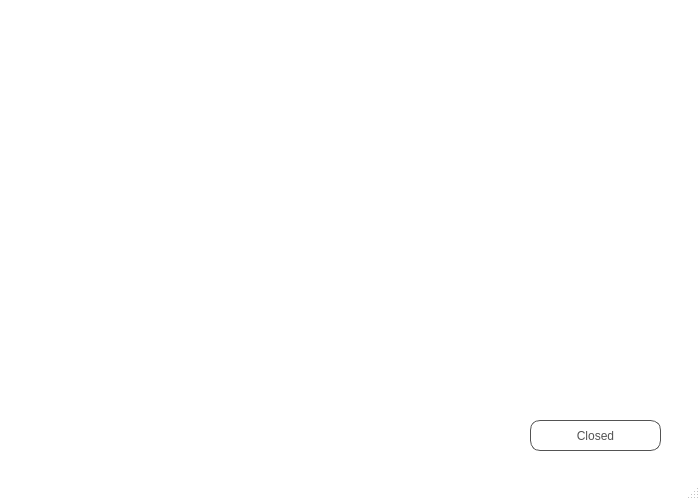
<?xml version="1.0" encoding="UTF-8"?>
<ui version="4.0">
 <class>HistoGramm</class>
 <widget class="QMainWindow" name="HistoGramm">
  <property name="geometry">
   <rect>
    <x>0</x>
    <y>0</y>
    <width>700</width>
    <height>500</height>
   </rect>
  </property>
  <property name="windowTitle">
   <string>MainWindow</string>
  </property>
  <property name="styleSheet">
   <string notr="true">QMainWindow
{
	
	background-color: rgb(255, 255, 255);
}</string>
  </property>
  <widget class="QWidget" name="centralwidget">
   <widget class="QCustomPlot" name="widget" native="true">
    <property name="geometry">
     <rect>
      <x>20</x>
      <y>10</y>
      <width>651</width>
      <height>401</height>
     </rect>
    </property>
   </widget>
   <widget class="QPushButton" name="pushButton">
    <property name="geometry">
     <rect>
      <x>530</x>
      <y>420</y>
      <width>131</width>
      <height>31</height>
     </rect>
    </property>
    <property name="cursor">
     <cursorShape>PointingHandCursor</cursorShape>
    </property>
    <property name="styleSheet">
     <string notr="true">/*QPushButton
{
	font: 16pt &quot;Snap ITC&quot;;
}
QPushButton
{
	font: 16pt &quot;Snap ITC&quot;;

	background-color: rgb(255, 255, 255);
	color:rgb(0, 85, 255) ;
	border-color: rgb(0,85,255);
	border-style: solid 5px;
	border : 1px solid rgb(0,85,255);
	border-radius: 10px;
}
QPushButton:hover
{
border : 2px solid rgb(0,0,255);
color : rgb(0, 0, 255);
}*/


QPushButton
{
	font: 16pt &quot;Snap ITC&quot;;
}
QPushButton
{
	font: 16pt &quot;Snap ITC&quot;;

	background-color: rgb(255, 255, 255);
	color: rgb(83, 83, 83);
	border-color: rgb(83, 83, 83);
	border-style: solid 5px;
	border : 1px solid rgb(83, 83, 83);
	border-radius: 10px;
}
QPushButton:hover
{
	border : 2px solid  rgb(31, 31, 31);
	color: rgb(31, 31, 31);
	background-color: rgb(236, 236, 236);
}
</string>
    </property>
    <property name="text">
     <string>Closed</string>
    </property>
   </widget>
  </widget>
  <widget class="QMenuBar" name="menubar">
   <property name="geometry">
    <rect>
     <x>0</x>
     <y>0</y>
     <width>700</width>
     <height>21</height>
    </rect>
   </property>
  </widget>
  <widget class="QStatusBar" name="statusbar"/>
 </widget>
 <customwidgets>
  <customwidget>
   <class>QCustomPlot</class>
   <extends>QWidget</extends>
   <header>qcustomplot.h</header>
   <container>1</container>
  </customwidget>
 </customwidgets>
 <resources/>
 <connections/>
</ui>
